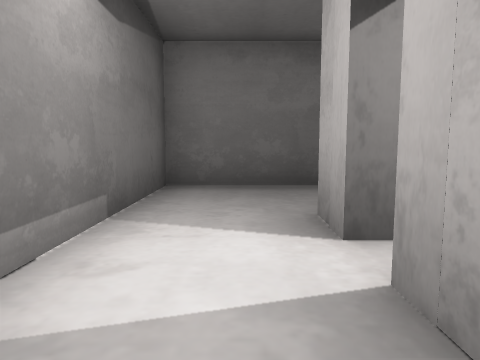
view 1 (above)

24 first-person views from a walk through a scene from a Unity 3-D project. The camera is 1.4 m above the floor, tilts 6° down and sees 70° across. Doors are open. The floor is counted in squares, 2 m on a side. Each view is taken from the middle of a square. On the plan, view 1 faces up. The plan holds only what a view shows up to about 11 squares ahead; the rest is blank. The place goes on beyond the plan. The player is left out. Some surface patterns are stand-ins.

view 2
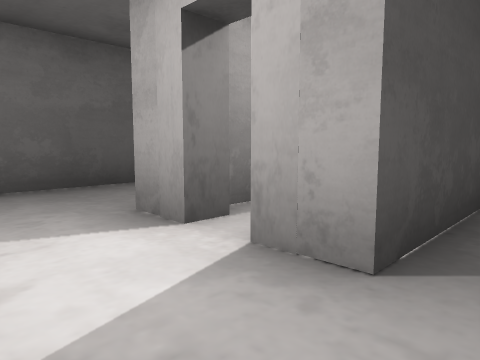

view 3
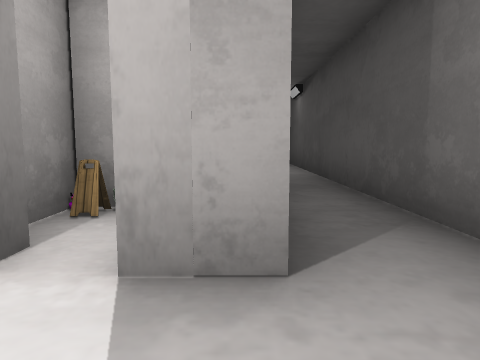

view 4
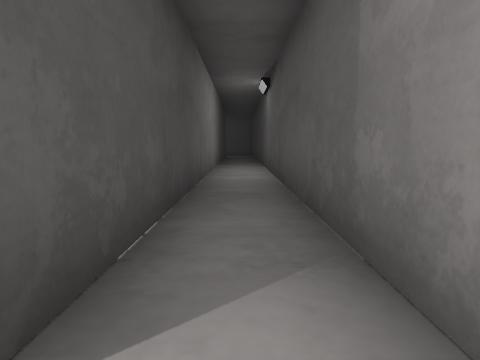

view 5
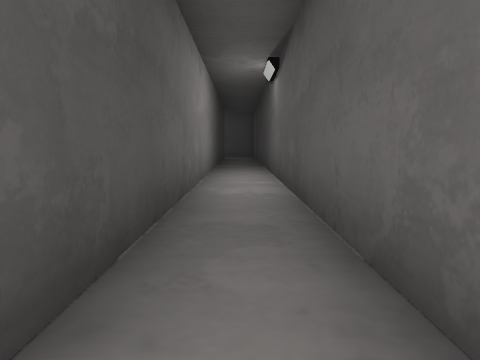

view 6
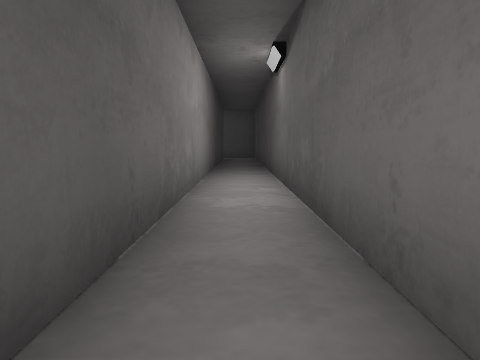

view 7
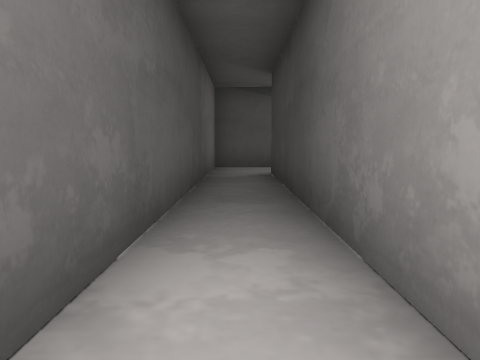

view 8
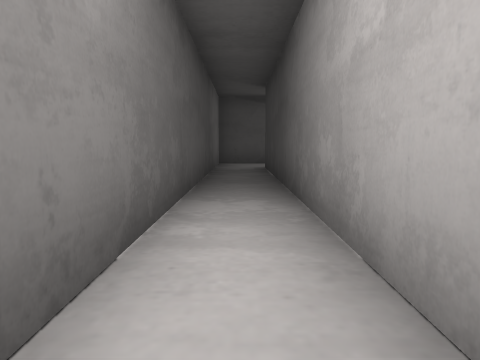

view 9
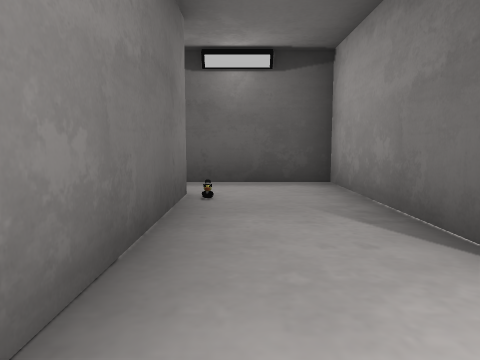

view 10
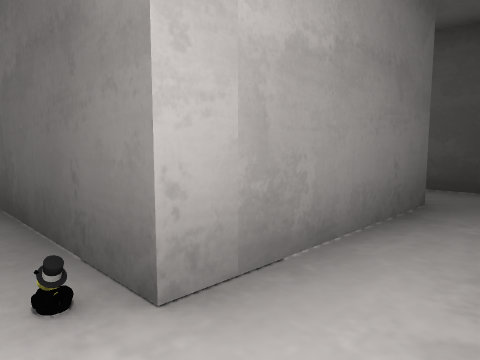

view 11
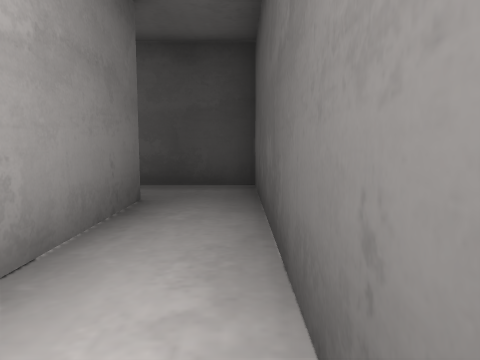

view 12
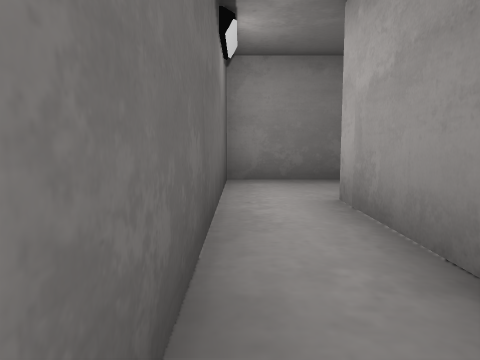

view 13
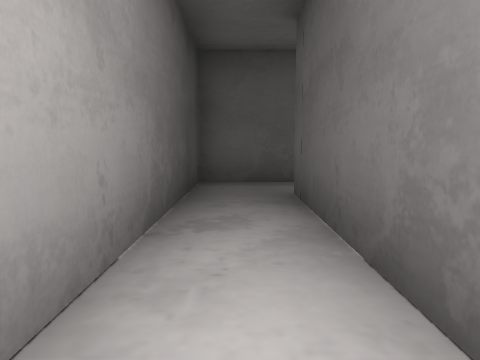

view 14
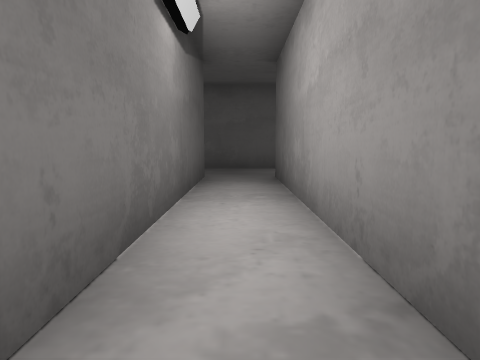

view 15
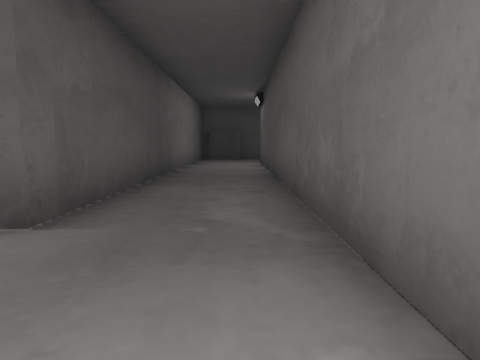

view 16
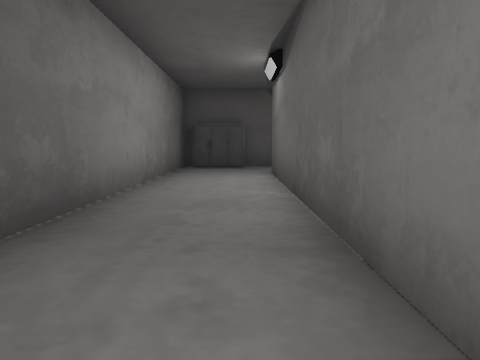

view 17
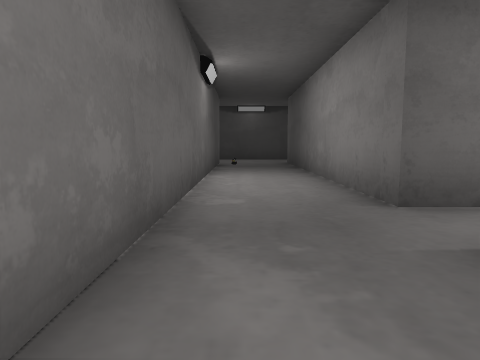

view 18
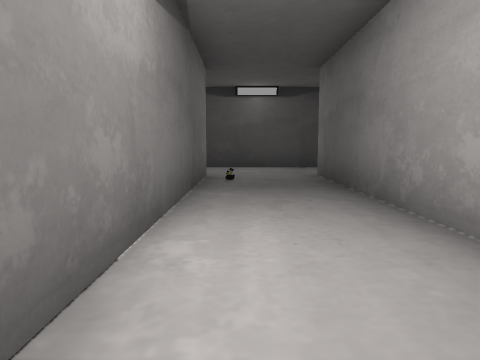

view 19
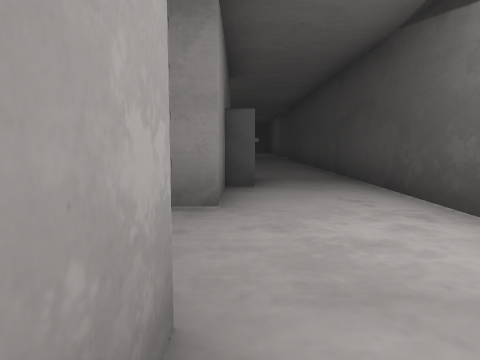

view 20
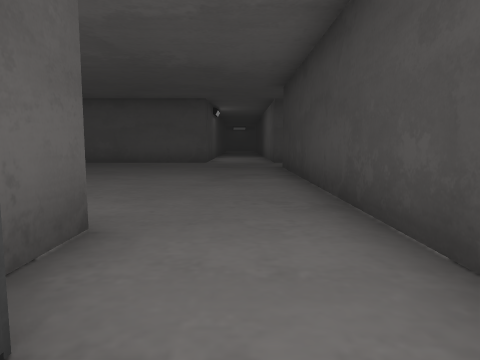

view 21
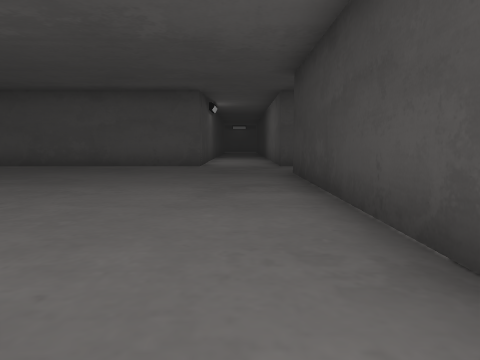

view 22
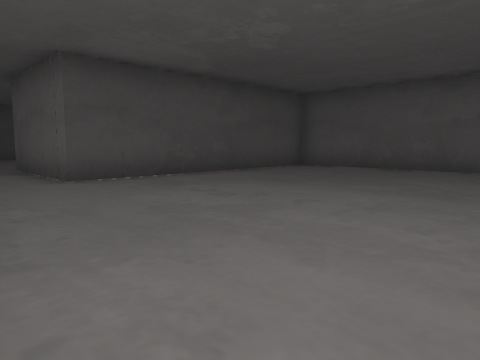

view 23
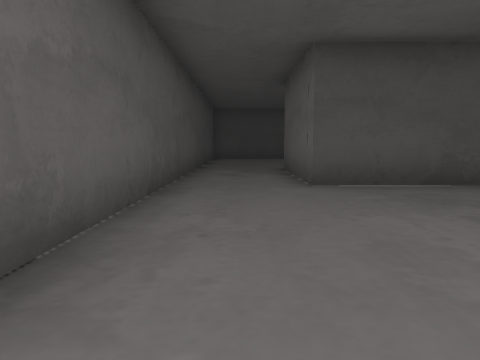

view 24
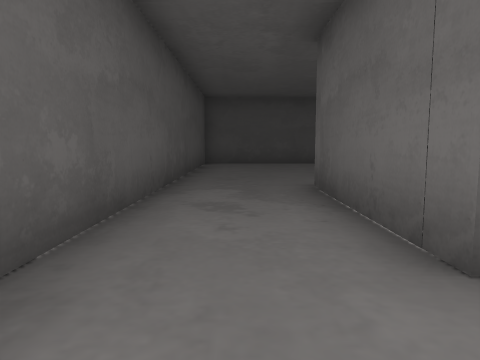

### Floor plan
Points are (right, up) in squares from view 1. A wall is a line through its corners. A room is listed if a view was taken in it or the views show most of it. See-through windows are left out.
Room 1 (views 1, 2, 3, 4, 5, 6, 7, 8, 9)
walls: (0.8, 2.4) (0.8, 3.4); (1.5, 5.7) (-1.2, 5.7) (-1.2, -0.8) (12.4, -0.8); (12.4, 0.7) (0.8, 0.7) (0.8, 1.7)
ways out: opening at (1, 4.5) to room 4; open door at (1, 2) to room 4
Room 2 (views 10, 11, 12)
walls: (3.8, 9.2) (3.8, 5.7); (3.6, 3.3) (5.3, 3.3) (5.3, 10.7) (3.5, 10.7)
ways out: opening at (3, 10) to room 3; opening at (3, 4.5) to room 4
Room 3 (views 13, 14, 15, 16, 17, 18, 19, 20, 21, 22, 23, 24)
walls: (-11.9, 19.7) (-10.7, 19.7); (-8.1, 19.7) (-6.7, 19.7) (-6.7, -1.3); (-21, 12.3) (-14.2, 12.3) (-14.2, 9.5); (-11.8, 3.1) (-11.8, 16.3); (-21.7, 19.8) (-21.7, 13); (-3.6, 22.3) (-19.2, 22.3); (-21.7, 22.8) (-21.7, 22.3); (3.5, 10.7) (-4.2, 10.7) (-4.2, 19.7) (-3.2, 19.7); (-7, -3.7) (-4.2, -3.7) (-4.2, 9.2) (3.8, 9.2)
ways out: opening at (3, 10) to room 2
objects: other object (-10, 20); other object (-9, 20); other object (-6, -3); other object (-5, -3)
Room 4 (no view inside)
walls: (1.2, 3.3) (3.6, 3.3); (2.8, 2.4) (2.8, 2.8) (2.4, 2.8); (3.8, 5.7) (1.5, 5.7)
ways out: opening at (1, 4.5) to room 1; open door at (1, 2) to room 1; opening at (3, 4.5) to room 2
objects: other object (2, 3)

Positions as (right, up) in squares from view 1, and headings:
1: (0, 0), facing up
2: (-1, 0), facing up-right
3: (-1, 1), facing right
4: (0, 0), facing right
5: (2, 0), facing right
6: (3, 0), facing right
7: (9, 0), facing left
8: (11, 0), facing left
9: (-1, 5), facing right
10: (5, 5), facing up-left
11: (5, 5), facing up
12: (5, 10), facing down
13: (-1, 10), facing right
14: (3, 10), facing left
15: (-6, 12), facing down
16: (-6, 7), facing down
17: (-6, 7), facing up
18: (-6, 12), facing up
19: (-3, 20), facing left
20: (-9, 21), facing left
21: (-11, 21), facing left
22: (-12, 19), facing down-left
23: (-13, 18), facing down
24: (-13, 14), facing down
